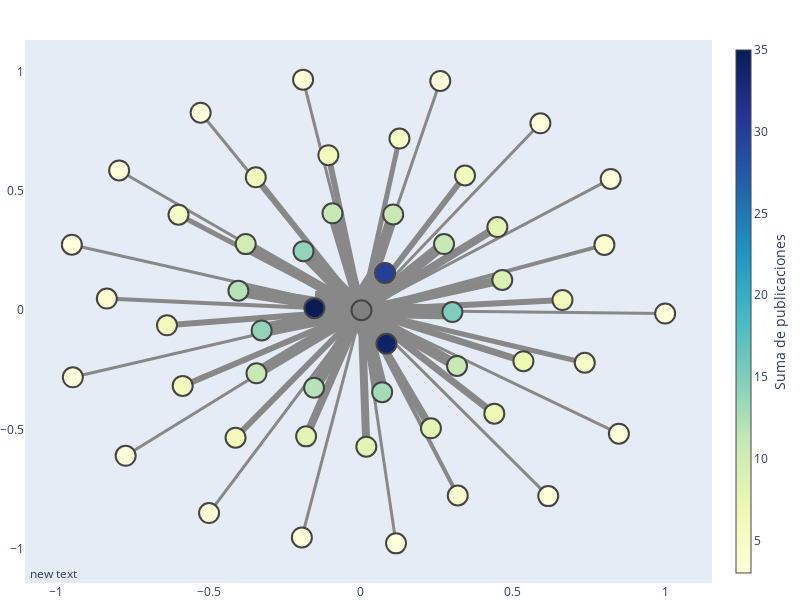

This figure's notebook cell:
### Markdown cell above
Pre-pandemia

### Code cell
grafo_colaboraciones(df_colaboraciones_nacionales_pre_pandemia[df_colaboraciones_nacionales_pre_pandemia['weight'] > media_colaboraciones_nacionales_pre_pandemia])

### Figure 1 — Plotly figure (JSON) as saved in the notebook; plotly's stock layout.template omitted (floating-point values rounded to 4 significant figures)
{"data": [{"hoverinfo": "none", "line": {"color": "#888", "width": 35}, "mode": "lines", "type": "scatter", "x": [0.002146, -0.1525, null], "y": [-0.0001368, 0.008643, null]}, {"hoverinfo": "none", "line": {"color": "#888", "width": 34}, "mode": "lines", "type": "scatter", "x": [0.002146, 0.08422, null], "y": [-0.0001368, -0.1408, null]}, {"hoverinfo": "none", "line": {"color": "#888", "width": 30}, "mode": "lines", "type": "scatter", "x": [0.002146, 0.07972, null], "y": [-0.0001368, 0.1562, null]}, {"hoverinfo": "none", "line": {"color": "#888", "width": 15}, "mode": "lines", "type": "scatter", "x": [0.002146, 0.3009, null], "y": [-0.0001368, -0.007812, null]}, {"hoverinfo": "none", "line": {"color": "#888", "width": 14}, "mode": "lines", "type": "scatter", "x": [0.002146, -0.3258, null], "y": [-0.0001368, -0.08482, null]}, {"hoverinfo": "none", "line": {"color": "#888", "width": 14}, "mode": "lines", "type": "scatter", "x": [0.002146, -0.1883, null], "y": [-0.0001368, 0.2475, null]}, {"hoverinfo": "none", "line": {"color": "#888", "width": 13}, "mode": "lines", "type": "scatter", "x": [0.002146, 0.07007, null], "y": [-0.0001368, -0.3433, null]}, {"hoverinfo": "none", "line": {"color": "#888", "width": 12}, "mode": "lines", "type": "scatter", "x": [0.002146, -0.4022, null], "y": [-0.0001368, 0.0815, null]}, {"hoverinfo": "none", "line": {"color": "#888", "width": 12}, "mode": "lines", "type": "scatter", "x": [0.002146, -0.1536, null], "y": [-0.0001368, -0.3248, null]}, {"hoverinfo": "none", "line": {"color": "#888", "width": 11}, "mode": "lines", "type": "scatter", "x": [0.002146, -0.3428, null], "y": [-0.0001368, -0.2643, null]}, {"hoverinfo": "none", "line": {"color": "#888", "width": 11}, "mode": "lines", "type": "scatter", "x": [0.002146, 0.1063, null], "y": [-0.0001368, 0.4012, null]}, {"hoverinfo": "none", "line": {"color": "#888", "width": 11}, "mode": "lines", "type": "scatter", "x": [0.002146, 0.3162, null], "y": [-0.0001368, -0.2335, null]}, {"hoverinfo": "none", "line": {"color": "#888", "width": 11}, "mode": "lines", "type": "scatter", "x": [0.002146, 0.2735, null], "y": [-0.0001368, 0.2772, null]}, {"hoverinfo": "none", "line": {"color": "#888", "width": 11}, "mode": "lines", "type": "scatter", "x": [0.002146, -0.09314, null], "y": [-0.0001368, 0.4061, null]}, {"hoverinfo": "none", "line": {"color": "#888", "width": 10}, "mode": "lines", "type": "scatter", "x": [0.002146, -0.3782, null], "y": [-0.0001368, 0.2769, null]}, {"hoverinfo": "none", "line": {"color": "#888", "width": 9}, "mode": "lines", "type": "scatter", "x": [0.002146, 0.4648, null], "y": [-0.0001368, 0.1267, null]}, {"hoverinfo": "none", "line": {"color": "#888", "width": 8}, "mode": "lines", "type": "scatter", "x": [0.002146, 0.01816, null], "y": [-0.0001368, -0.5718, null]}, {"hoverinfo": "none", "line": {"color": "#888", "width": 8}, "mode": "lines", "type": "scatter", "x": [0.002146, 0.4487, null], "y": [-0.0001368, 0.3483, null]}, {"hoverinfo": "none", "line": {"color": "#888", "width": 8}, "mode": "lines", "type": "scatter", "x": [0.002146, 0.2304, null], "y": [-0.0001368, -0.4947, null]}, {"hoverinfo": "none", "line": {"color": "#888", "width": 8}, "mode": "lines", "type": "scatter", "x": [0.002146, -0.1798, null], "y": [-0.0001368, -0.5285, null]}, {"hoverinfo": "none", "line": {"color": "#888", "width": 7}, "mode": "lines", "type": "scatter", "x": [0.002146, 0.5343, null], "y": [-0.0001368, -0.2138, null]}, {"hoverinfo": "none", "line": {"color": "#888", "width": 7}, "mode": "lines", "type": "scatter", "x": [0.002146, 0.4386, null], "y": [-0.0001368, -0.4333, null]}, {"hoverinfo": "none", "line": {"color": "#888", "width": 6}, "mode": "lines", "type": "scatter", "x": [0.002146, -0.6369, null], "y": [-0.0001368, -0.06312, null]}, {"hoverinfo": "none", "line": {"color": "#888", "width": 6}, "mode": "lines", "type": "scatter", "x": [0.002146, -0.4117, null], "y": [-0.0001368, -0.5343, null]}, {"hoverinfo": "none", "line": {"color": "#888", "width": 6}, "mode": "lines", "type": "scatter", "x": [0.002146, 0.6627, null], "y": [-0.0001368, 0.04244, null]}, {"hoverinfo": "none", "line": {"color": "#888", "width": 6}, "mode": "lines", "type": "scatter", "x": [0.002146, 0.3424, null], "y": [-0.0001368, 0.5643, null]}, {"hoverinfo": "none", "line": {"color": "#888", "width": 6}, "mode": "lines", "type": "scatter", "x": [0.002146, -0.5853, null], "y": [-0.0001368, -0.3171, null]}, {"hoverinfo": "none", "line": {"color": "#888", "width": 6}, "mode": "lines", "type": "scatter", "x": [0.002146, -0.3451, null], "y": [-0.0001368, 0.5569, null]}, {"hoverinfo": "none", "line": {"color": "#888", "width": 6}, "mode": "lines", "type": "scatter", "x": [0.002146, -0.1067, null], "y": [-0.0001368, 0.6494, null]}, {"hoverinfo": "none", "line": {"color": "#888", "width": 5}, "mode": "lines", "type": "scatter", "x": [0.002146, 0.7359, null], "y": [-0.0001368, -0.2202, null]}, {"hoverinfo": "none", "line": {"color": "#888", "width": 5}, "mode": "lines", "type": "scatter", "x": [0.002146, -0.599, null], "y": [-0.0001368, 0.4, null]}, {"hoverinfo": "none", "line": {"color": "#888", "width": 5}, "mode": "lines", "type": "scatter", "x": [0.002146, 0.127, null], "y": [-0.0001368, 0.7193, null]}, {"hoverinfo": "none", "line": {"color": "#888", "width": 4}, "mode": "lines", "type": "scatter", "x": [0.002146, 0.3186, null], "y": [-0.0001368, -0.7763, null]}, {"hoverinfo": "none", "line": {"color": "#888", "width": 4}, "mode": "lines", "type": "scatter", "x": [0.002146, 0.8004, null], "y": [-0.0001368, 0.2736, null]}, {"hoverinfo": "none", "line": {"color": "#888", "width": 4}, "mode": "lines", "type": "scatter", "x": [0.002146, -0.8345, null], "y": [-0.0001368, 0.04886, null]}, {"hoverinfo": "none", "line": {"color": "#888", "width": 3}, "mode": "lines", "type": "scatter", "x": [0.002146, 0.1157, null], "y": [-0.0001368, -0.9768, null]}, {"hoverinfo": "none", "line": {"color": "#888", "width": 3}, "mode": "lines", "type": "scatter", "x": [0.002146, -0.7727, null], "y": [-0.0001368, -0.6098, null]}, {"hoverinfo": "none", "line": {"color": "#888", "width": 3}, "mode": "lines", "type": "scatter", "x": [0.002146, -0.5263, null], "y": [-0.0001368, 0.8274, null]}, {"hoverinfo": "none", "line": {"color": "#888", "width": 3}, "mode": "lines", "type": "scatter", "x": [0.002146, -0.1937, null], "y": [-0.0001368, -0.9519, null]}, {"hoverinfo": "none", "line": {"color": "#888", "width": 3}, "mode": "lines", "type": "scatter", "x": [0.002146, 0.848, null], "y": [-0.0001368, -0.5172, null]}, {"hoverinfo": "none", "line": {"color": "#888", "width": 3}, "mode": "lines", "type": "scatter", "x": [0.002146, 0.5901, null], "y": [-0.0001368, 0.7832, null]}, {"hoverinfo": "none", "line": {"color": "#888", "width": 3}, "mode": "lines", "type": "scatter", "x": [0.002146, -0.4987, null], "y": [-0.0001368, -0.8497, null]}, {"hoverinfo": "none", "line": {"color": "#888", "width": 3}, "mode": "lines", "type": "scatter", "x": [0.002146, 1, null], "y": [-0.0001368, -0.01388, null]}, {"hoverinfo": "none", "line": {"color": "#888", "width": 3}, "mode": "lines", "type": "scatter", "x": [0.002146, -0.1897, null], "y": [-0.0001368, 0.9659, null]}, {"hoverinfo": "none", "line": {"color": "#888", "width": 3}, "mode": "lines", "type": "scatter", "x": [0.002146, -0.9495, null], "y": [-0.0001368, 0.2744, null]}, {"hoverinfo": "none", "line": {"color": "#888", "width": 3}, "mode": "lines", "type": "scatter", "x": [0.002146, 0.261, null], "y": [-0.0001368, 0.9604, null]}, {"hoverinfo": "none", "line": {"color": "#888", "width": 3}, "mode": "lines", "type": "scatter", "x": [0.002146, 0.821, null], "y": [-0.0001368, 0.5499, null]}, {"hoverinfo": "none", "line": {"color": "#888", "width": 3}, "mode": "lines", "type": "scatter", "x": [0.002146, -0.9463, null], "y": [-0.0001368, -0.2812, null]}, {"hoverinfo": "none", "line": {"color": "#888", "width": 3}, "mode": "lines", "type": "scatter", "x": [0.002146, 0.6158, null], "y": [-0.0001368, -0.7788, null]}, {"hoverinfo": "none", "line": {"color": "#888", "width": 3}, "mode": "lines", "type": "scatter", "x": [0.002146, -0.7941, null], "y": [-0.0001368, 0.5856, null]}, {"hoverinfo": "text", "marker": {"color": ["gray", 35, 34, 30, 15, 14, 14, 13, 12, 12, 11, 11, 11, 11, 11, 10, 9, 8, 8, 8, 8, 7, 7, 6, 6, 6, 6, 6, 6, 6, 5, 5, 5, 4, 4, 4, 3, 3, 3, 3, 3, 3, 3, 3, 3, 3, 3, 3, 3, 3, 3], "colorbar": {"thickness": 15, "title": {"side": "right", "text": "Suma de publicaciones"}, "xanchor": "left"}, "colorscale": [[0, "rgb(255,255,217)"], [0.125, "rgb(237,248,177)"], [0.25, "rgb(199,233,180)"], [0.375, "rgb(127,205,187)"], [0.5, "rgb(65,182,196)"], [0.625, "rgb(29,145,192)"], [0.75, "rgb(34,94,168)"], [0.875, "rgb(37,52,148)"], [1, "rgb(8,29,88)"]], "line": {"width": 2}, "showscale": true, "size": 20}, "mode": "markers", "text": ["Universidad Autónoma de Yucatán: Total peso = 413", "Universidad Nacional Autónoma de México: Total peso = 35", "CINVESTAV Unidad Merida: Total peso = 34", "Centro de Investigacion Cientifica de Yucatan: Total peso = 30", "Universidad Juárez Autónoma de Tabasco: Total peso = 15", "Instituto Tecnológico de Mérida: Total peso = 14", "Universidad Autónoma del Estado de Morelos: Total peso = 14", "Universidad Autonoma de San Luis Potosi: Total peso = 13", "Tecnológico Nacional de México: Total peso = 12", "Centro de Investigacion y de Estudios Avanzados del Instituto Politécnico Nacional: Total peso = 12", "Instituto Mexicano del Seguro Social: Total peso = 11", "Agricolas y Pecuarias: Total peso = 11", "Universidad Autónoma de Campeche: Total peso = 11", "Instituto Nacional de Investigaciones Forestales: Total peso = 11", "Instituto Politécnico Nacional: Total peso = 11", "Universidad Autónoma del Carmen: Total peso = 10", "Universidad de Quintana Roo: Total peso = 9", "Universidad del Mayab: Total peso = 8", "A.C.: Total peso = 8", "Instituto de Ecología: Total peso = 8", "Universidad Autónoma del Estado de México: Total peso = 8", "Instituto de Investigaciones en Matemáticas Aplicadas y en Sistemas: Total peso = 7", "Universidad de Guadalajara: Total peso = 7", "El Colegio de la Frontera Sur: Total peso = 6", "Universidad de Guanajuato: Total peso = 6", "Instituto Tecnológico Agropecuario de Conkal: Total peso = 6", "Universidad Autónoma de la Ciudad de México: Total peso = 6", "Universidad Autónoma de Nuevo León: Total peso = 6", "Centro Multidisciplinario de Educación: Total peso = 6", "UNAM - Campus Sisal: Total peso = 6", "Universidad Autónoma de Nayarit: Total peso = 5", "Universidad Michoacana de San Nicolás de Hidalgo: Total peso = 5", "Universidad Autónoma de Chapingo: Total peso = 5", "Colegio de Postgraduados: Total peso = 4", "Universidad Veracruzana: Total peso = 4", "Mexico: Total peso = 4", "Facultad de Medicina: Total peso = 3", "Universidad Marista de Mérida: Total peso = 3", "Universidad Autónoma Metropolitana -Unidad Iztapalapa: Total peso = 3", "Universidad de Colima: Total peso = 3", "Consejo Nacional de Ciencia y Tecnologia Mexico: Total peso = 3", "Universidad Autónoma de Chiapas: Total peso = 3", "DIMYGEN Laboratorio S.C.P.: Total peso = 3", "Centro de Investigación en Matemáticas: Total peso = 3", "Universidad Autónoma del Estado de Hidalgo: Total peso = 3", "Universidad Autónoma de Baja California: Total peso = 3", "Universidad Autónoma de Sinaloa: Total peso = 3", "Instituto Nacional de la Nutrición Salvador Zubiran: Total peso = 3", "Centro de Investigación en Geografía y Geomática \"Ing. Jorge L. Tamayo\" A.C.: Total peso = 3", "Instituto Nacional de Investigaciones Nucleares: Total peso = 3", "Instituto Nacional de Antropología e Historia: Total peso = 3"], "type": "scatter", "x": [0.002146, -0.1525, 0.08422, 0.07972, 0.3009, -0.3258, -0.1883, 0.07007, -0.4022, -0.1536, -0.3428, 0.1063, 0.3162, 0.2735, -0.09314, -0.3782, 0.4648, 0.01816, 0.4487, 0.2304, -0.1798, 0.5343, 0.4386, -0.6369, -0.4117, 0.6627, 0.3424, -0.5853, -0.3451, -0.1067, 0.7359, -0.599, 0.127, 0.3186, 0.8004, -0.8345, 0.1157, -0.7727, -0.5263, -0.1937, 0.848, 0.5901, -0.4987, 1, -0.1897, -0.9495, 0.261, 0.821, -0.9463, 0.6158, -0.7941], "y": [-0.0001368, 0.008643, -0.1408, 0.1562, -0.007812, -0.08482, 0.2475, -0.3433, 0.0815, -0.3248, -0.2643, 0.4012, -0.2335, 0.2772, 0.4061, 0.2769, 0.1267, -0.5718, 0.3483, -0.4947, -0.5285, -0.2138, -0.4333, -0.06312, -0.5343, 0.04244, 0.5643, -0.3171, 0.5569, 0.6494, -0.2202, 0.4, 0.7193, -0.7763, 0.2736, 0.04886, -0.9768, -0.6098, 0.8274, -0.9519, -0.5172, 0.7832, -0.8497, -0.01388, 0.9659, 0.2744, 0.9604, 0.5499, -0.2812, -0.7788, 0.5856]}], "layout": {"annotations": [{"showarrow": false, "x": 0.005, "xref": "paper", "y": -0.002, "yref": "paper"}], "dragmode": "pan", "height": 600, "hovermode": "closest", "margin": {"b": 0, "l": 0, "r": 0, "t": 40}, "showlegend": false, "title": {"font": {"size": 16}}, "width": 800, "xaxis": {"showgrid": false, "zeroline": false}, "yaxis": {"showgrid": false, "zeroline": false}}}
